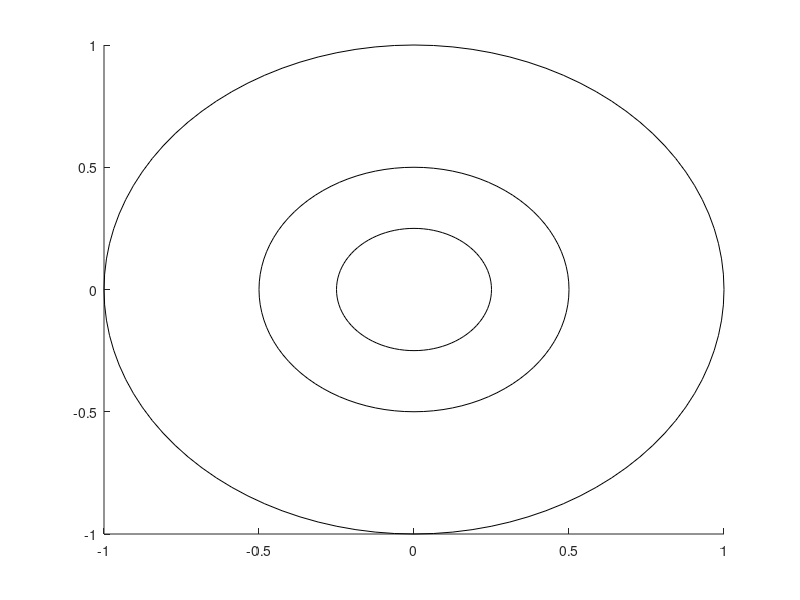

Recreate this plot in MATLAB.
function plot_circle()
    hold on
    th = 0:pi/50:2*pi;
    xunit = 0.25 * cos(th);
    yunit = 0.25 * sin(th);
    h = plot(xunit, yunit, 'k');
    
    xunit = 0.5 * cos(th);
    yunit = 0.5 * sin(th);
    h = plot(xunit, yunit, 'k');
    
    xunit = 1 * cos(th);
    yunit = 1 * sin(th);
    h = plot(xunit, yunit, 'k');
    hold off
end